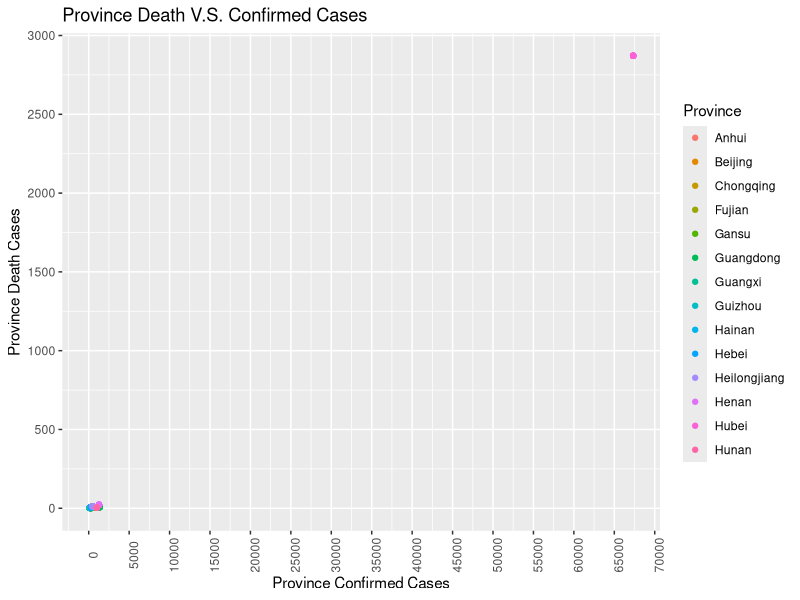
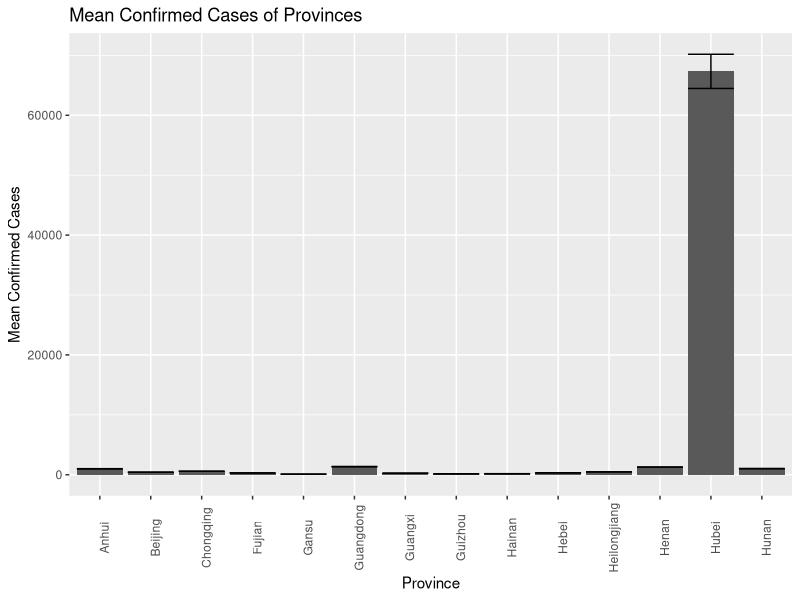
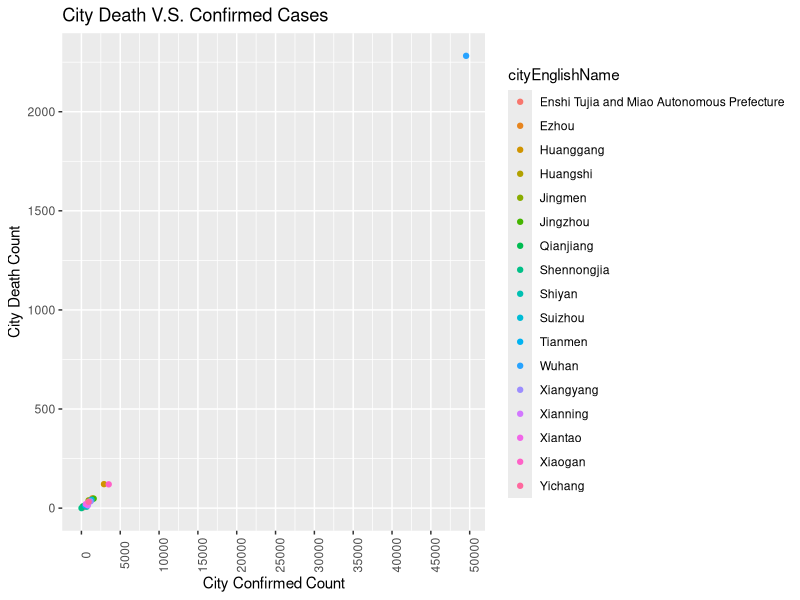
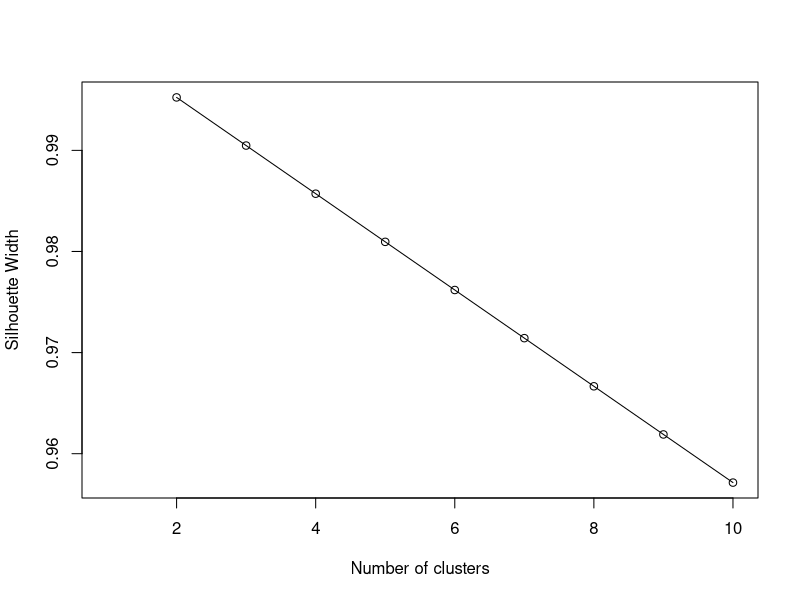
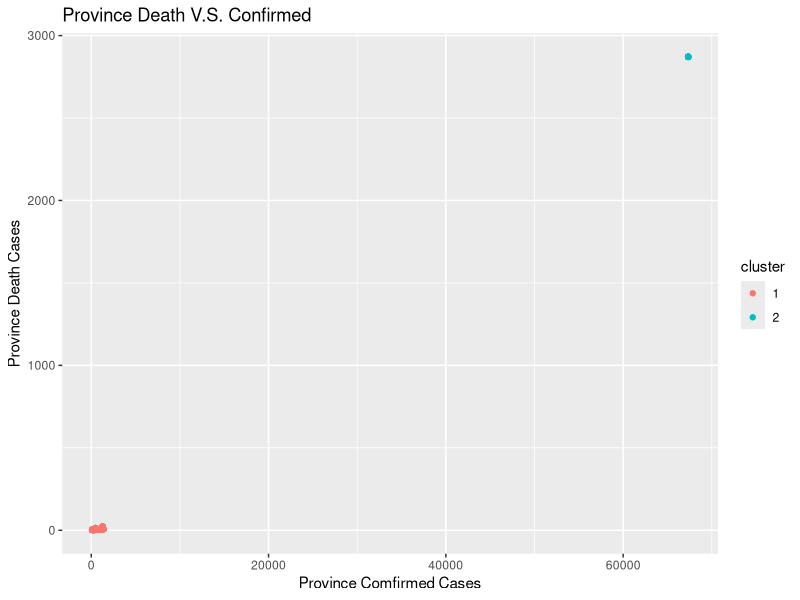
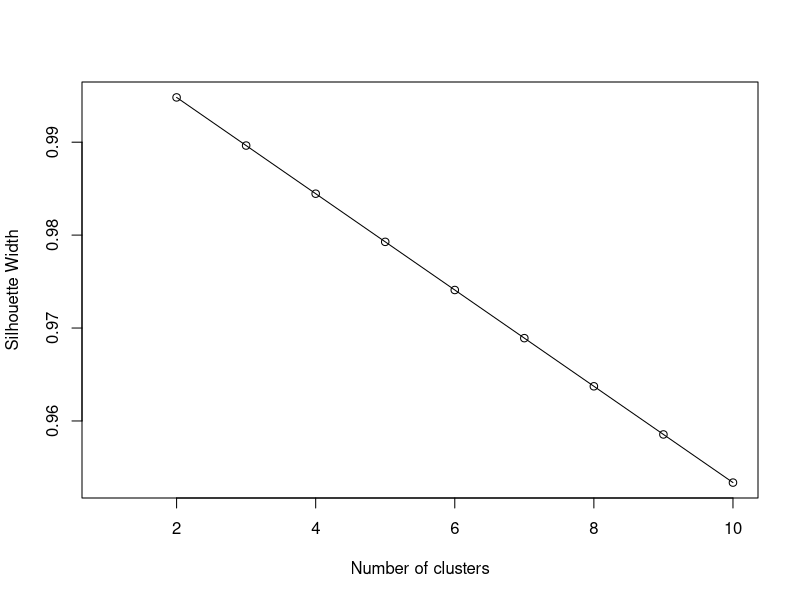
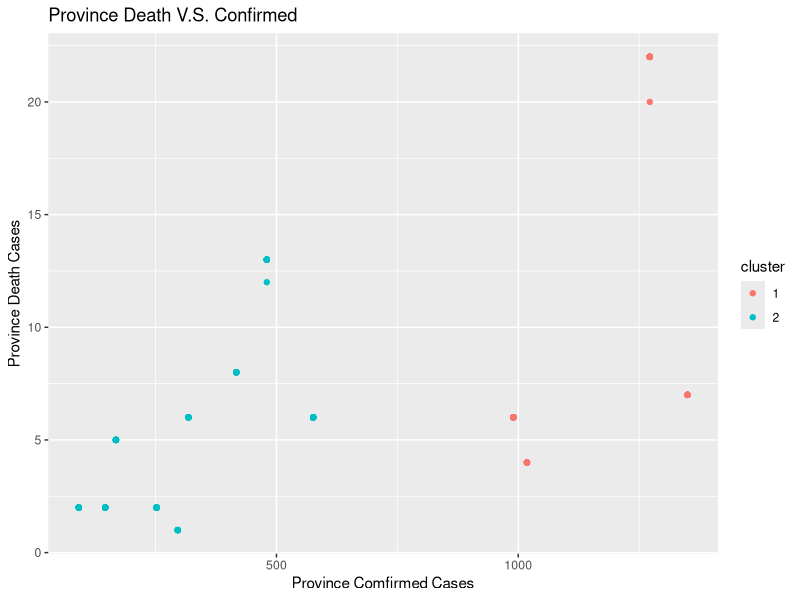

The R script that drew these images, in order:
## ---- chunk 1
knitr::opts_chunk$set(echo = TRUE, eval = TRUE, fig.align = "center", warning = F, message = F,
tidy=TRUE, tidy.opts=list(width.cutoff=60), R.options=list(max.print=100))

## ---- chunk 2
Provinces <- read.csv("Provinces.csv")
City <- read.csv("City.csv")
library(tidyr)
library(dplyr)
tidy_confirm<-Provinces %>% group_by(provinceEnglishName) %>% mutate(row=row_number()) %>% tidyr:: pivot_wider(names_from="provinceEnglishName", values_from ="province_confirmedCount") %>% select(-row) 
origin <- tidy_confirm %>% pivot_longer(-c(1:2), names_to = "Province", values_to = "Confirmed") %>% na.omit()


## ---- chunk 3
 merged <- origin %>% full_join(City, by = "cityEnglishName")

## ---- chunk 4
merged %>% filter(`Province`=="Hubei")
merged %>% arrange(desc(Confirmed))
merged %>% select(-c(1:4)) 
merged %>% mutate(city_sick = `city_confirmedCount`- `city_deadCount`)
merged %>% group_by(`Province`)
merged %>% summarize_if(is.numeric, max, na.rm=T)
## ---- chunk 5
merged %>%   group_by(`Province`) %>%  summarize(mean_province_sick=mean(Confirmed-province_deadCount))
merged %>%   group_by(`cityEnglishName`) %>%  summarize(mean_city_sick=mean(city_confirmedCount-city_deadCount,na.rm=T))
merged %>%   group_by(`Province`) %>%  summarize(province_confirmed_total=sum(city_confirmedCount,na.rm=T))
merged %>%   group_by(`Province`) %>%  summarize(province_death_total=sum(city_deadCount,na.rm=T))
merged %>%   group_by(`cityEnglishName`) %>%  summarize(Other_City_Death=province_deadCount-city_deadCount)
merged %>%   group_by(`cityEnglishName`) %>%  summarize(Other_City_confirmed=Confirmed-city_confirmedCount)
merged %>% summarize(n_rows=n(), n_province=n_distinct(`Province`))
merged %>% summarize(n_rows=n(), n_city=n_distinct(`cityEnglishName`))
merged %>% summarize_if(is.numeric, min, na.rm=T)
merged %>% summarize_if(is.numeric, mean, na.rm=T)
merged %>% summarize_if(is.numeric, sd, na.rm=T)
## ---- chunk 6
library(ggplot2)
merged %>% ggplot(aes(Confirmed,province_deadCount, color=Province)) + geom_point()+scale_x_continuous(breaks=seq(0,70000,5000))+ scale_y_continuous(breaks=seq(0,3000,500)) + theme(axis.text.x = element_text(angle = 90)) + xlab("Province Confirmed Cases")+ ylab("Province Death Cases")+ggtitle("Province Death V.S. Confirmed Cases")



merged %>% group_by(Province) %>% summarize(mean_confirmed=mean(Confirmed,na.rm=T), sd_confirmed=sd(city_confirmedCount, na.rm=T),count_confirmed=n(),se_confirmed=(sd_confirmed/sqrt(n()))) %>%
ggplot(aes(x = Province, y = mean_confirmed))+  geom_bar(stat="summary",fun.y="mean") + geom_errorbar(aes(x=Province, y=mean_confirmed, ymin=mean_confirmed-se_confirmed, ymax=mean_confirmed+se_confirmed))+theme(axis.text.x = element_text(angle = 90))+ggtitle("Mean Confirmed Cases of Provinces") + ylab("Mean Confirmed Cases") + xlab("Province")


merged %>% filter(Province=="Hubei") %>% ggplot(aes(city_confirmedCount,city_deadCount, color=cityEnglishName)) + geom_point()+scale_x_continuous(breaks=seq(0,70000,5000))+ scale_y_continuous(breaks=seq(0,3000,500))+theme(axis.text.x = element_text(angle = 90))+ggtitle("City Death V.S. Confirmed Cases") + ylab("City Death Count") + xlab("City Confirmed Count")

## ---- chunk 7
library(cluster)
merged1 <- na.omit(merged)
merged2 <- scale(merged1$Confirmed)
sil_width <- c(NA)

for(i in 2:10){
  
  pam_fit <- pam(merged2,
                 diss = TRUE,
                 k = i)
  
  sil_width[i] <- pam_fit$silinfo$avg.width
  
}
plot(1:10, sil_width,
     xlab = "Number of clusters",
     ylab = "Silhouette Width")
lines(1:10, sil_width)
pam2<-merged1%>%select(-c(1,3))%>%pam(2) 
final<-merged1%>%mutate(cluster=as.factor(pam2$clustering)) 
confmat<-final%>%group_by(Province)%>%count(cluster)%>%arrange(desc(n))%>%  pivot_wider(names_from="cluster",values_from="n",values_fill = list('n'=0)) 
confmat
round(sum(diag(as.matrix(confmat[,-c(1,3)])))/sum(confmat[,-c(1,3)]),4)
ggplot(final, aes(x=Confirmed,y=province_deadCount, color=cluster))+geom_point()+ggtitle("Province Death V.S. Confirmed") + ylab("Province Death Cases") + xlab("Province Comfirmed Cases")

## ---- chunk 8
library(cluster)
no_Hubei <- merged[merged$Province != "Hubei", ]
no_Hubei1 <- na.omit(no_Hubei)
no_Hubei2 <- scale(no_Hubei1$Confirmed)
sil_width <- c(NA)

for(i in 2:10){
  
  pam_fit1 <- pam(no_Hubei2,
                 diss = TRUE,
                 k = i)
  
  sil_width[i] <- pam_fit1$silinfo$avg.width
  
}
plot(1:10, sil_width,
     xlab = "Number of clusters",
     ylab = "Silhouette Width")
lines(1:10, sil_width)
pam3<-no_Hubei1%>%select(-c(1,3))%>%pam(2) 
final1<-no_Hubei1%>%mutate(cluster=as.factor(pam3$clustering)) 
confmat1<-final1%>%group_by(Province)%>%count(cluster)%>%arrange(desc(n))%>%  pivot_wider(names_from="cluster",values_from="n",values_fill = list('n'=0)) 
confmat1
round(sum(diag(as.matrix(confmat[,-c(1,3)])))/sum(confmat[,-c(1,3)]),4)
ggplot(final1, aes(x=Confirmed,y=province_deadCount, color=cluster))+geom_point()+ggtitle("Province Death V.S. Confirmed") + ylab("Province Death Cases") + xlab("Province Comfirmed Cases")
